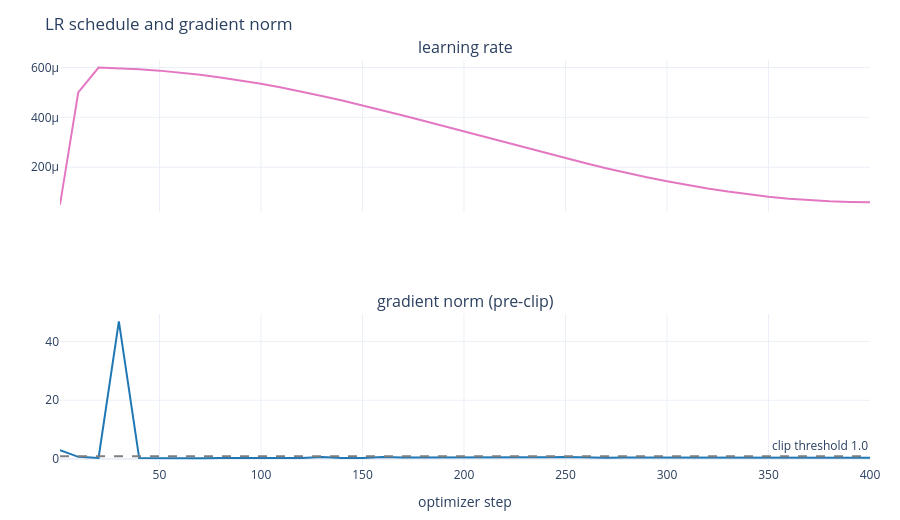
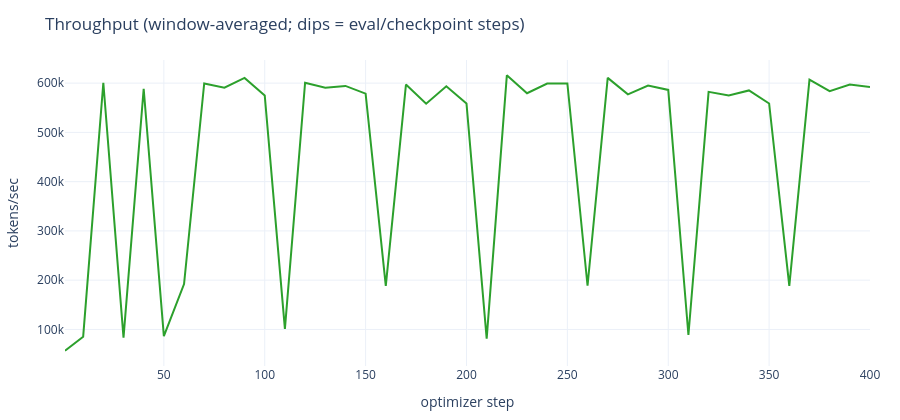

The notebook cell saved with these charts, in order:
### Code cell
curves.lr_grad_figure(records, config["train_config"]["grad_clip"]).show()
curves.tokens_per_sec_figure(records).show()

### Figure 1 — Plotly figure (JSON) as saved in the notebook; plotly's stock layout.template omitted (floating-point values rounded to 4 significant figures)
{"data": [{"line": {"color": "#e377c2"}, "name": "lr", "type": "scatter", "x": [1, 10, 20, 30, 40, 50, 60, 70, 80, 90, 100, 110, 120, 130, 140, 150, 160, 170, 180, 190, 200, 210, 220, 230, 240, 250, 260, 270, 280, 290, 300, 310, 320, 330, 340, 350, 360, 370, 380, 390, 400], "xaxis": "x", "y": [5e-05, 0.0005, 0.0005994, 0.0005971, 0.0005931, 0.0005873, 0.0005799, 0.0005708, 0.0005601, 0.0005479, 0.0005343, 0.0005194, 0.0005032, 0.0004859, 0.0004675, 0.0004483, 0.0004283, 0.0004076, 0.0003864, 0.0003649, 0.0003431, 0.0003213, 0.0002995, 0.0002779, 0.0002566, 0.0002358, 0.0002157, 0.0001963, 0.0001777, 0.0001602, 0.0001438, 0.0001286, 0.0001147, 0.0001022, 9.124e-05, 8.183e-05, 7.404e-05, 6.793e-05, 6.353e-05, 6.088e-05, 6e-05], "yaxis": "y"}, {"line": {"color": "#1f77b4"}, "name": "‖g‖₂", "type": "scatter", "x": [1, 10, 20, 30, 40, 50, 60, 70, 80, 90, 100, 110, 120, 130, 140, 150, 160, 170, 180, 190, 200, 210, 220, 230, 240, 250, 260, 270, 280, 290, 300, 310, 320, 330, 340, 350, 360, 370, 380, 390, 400], "xaxis": "x2", "y": [2.996, 0.7571, 0.3804, 46.81, 0.3291, 0.2612, 0.2375, 0.2627, 0.3693, 0.3321, 0.2904, 0.413, 0.3301, 0.6977, 0.3726, 0.3709, 0.6941, 0.5793, 0.5785, 0.4061, 0.4859, 0.4985, 0.6042, 0.5116, 0.6567, 0.6948, 0.4806, 0.4119, 0.546, 0.5304, 0.5298, 0.6694, 0.485, 0.7062, 0.4859, 0.4679, 0.6329, 0.5105, 0.5492, 0.5533, 0.4818], "yaxis": "y2"}], "layout": {"annotations": [{"font": {"size": 16}, "showarrow": false, "text": "learning rate", "x": 0.5, "xanchor": "center", "xref": "paper", "y": 1.0, "yanchor": "bottom", "yref": "paper"}, {"font": {"size": 16}, "showarrow": false, "text": "gradient norm (pre-clip)", "x": 0.5, "xanchor": "center", "xref": "paper", "y": 0.375, "yanchor": "bottom", "yref": "paper"}, {"showarrow": false, "text": "clip threshold 1.0", "x": 1, "xanchor": "right", "xref": "x2 domain", "y": 1.0, "yanchor": "bottom", "yref": "y2"}], "height": 520, "margin": {"b": 50, "l": 60, "r": 30, "t": 60}, "shapes": [{"line": {"color": "#7f7f7f", "dash": "dash"}, "type": "line", "x0": 0, "x1": 1, "xref": "x2 domain", "y0": 1.0, "y1": 1.0, "yref": "y2"}], "showlegend": false, "title": {"text": "LR schedule and gradient norm"}, "xaxis": {"anchor": "y", "domain": [0.0, 1.0], "matches": "x2", "showticklabels": false}, "xaxis2": {"anchor": "y2", "domain": [0.0, 1.0], "title": {"text": "optimizer step"}}, "yaxis": {"anchor": "x", "domain": [0.625, 1.0]}, "yaxis2": {"anchor": "x2", "domain": [0.0, 0.375]}}}

### Figure 2 — Plotly figure (JSON) as saved in the notebook; plotly's stock layout.template omitted (floating-point values rounded to 4 significant figures)
{"data": [{"line": {"color": "#2ca02c"}, "mode": "lines", "type": "scatter", "x": [1, 10, 20, 30, 40, 50, 60, 70, 80, 90, 100, 110, 120, 130, 140, 150, 160, 170, 180, 190, 200, 210, 220, 230, 240, 250, 260, 270, 280, 290, 300, 310, 320, 330, 340, 350, 360, 370, 380, 390, 400], "y": [56830.0, 85260.0, 600800.0, 83350.0, 588500.0, 86310.0, 192000.0, 599300.0, 590600.0, 610400.0, 574800.0, 101100.0, 600700.0, 590400.0, 594300.0, 578600.0, 188600.0, 597000.0, 558300.0, 593700.0, 558800.0, 81230.0, 615900.0, 579500.0, 599000.0, 599300.0, 188600.0, 610700.0, 577200.0, 594900.0, 586200.0, 88640.0, 582200.0, 575000.0, 585200.0, 558700.0, 188500.0, 607300.0, 583600.0, 597000.0, 592000.0]}], "layout": {"font": {"size": 12}, "height": 420, "legend": {"orientation": "h", "x": 1, "xanchor": "right", "y": 1.02, "yanchor": "bottom"}, "margin": {"b": 50, "l": 60, "r": 30, "t": 60}, "title": {"text": "Throughput (window-averaged; dips = eval/checkpoint steps)"}, "xaxis": {"title": {"text": "optimizer step"}}, "yaxis": {"title": {"text": "tokens/sec"}}}}
